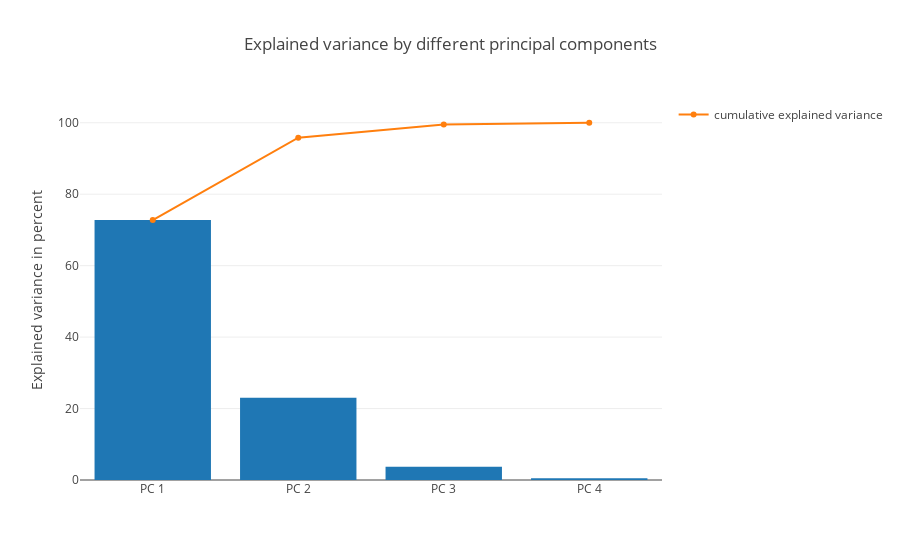

The cell this chart's notebook holds for it:
### Code cell
tot = sum(eig_vals)
var_exp = [(i / tot)*100 for i in sorted(eig_vals, reverse=True)]
cum_var_exp = np.cumsum(var_exp)

trace1 = Bar(
        x=['PC %s' %i for i in range(1,5)],
        y=var_exp,
        showlegend=False)

trace2 = Scatter(
        x=['PC %s' %i for i in range(1,5)], 
        y=cum_var_exp,
        name='cumulative explained variance')

data = Data([trace1, trace2])

layout=Layout(
        yaxis=YAxis(title='Explained variance in percent'),
        title='Explained variance by different principal components')

fig = Figure(data=data, layout=layout)
iplot(fig)

### Figure 1 — Plotly figure (JSON) as saved in the notebook; plotly's stock layout.template omitted (floating-point values rounded to 4 significant figures)
{"data": [{"showlegend": false, "type": "bar", "x": ["PC 1", "PC 2", "PC 3", "PC 4"], "y": [72.77, 23.03, 3.684, 0.5152]}, {"name": "cumulative explained variance", "type": "scatter", "x": ["PC 1", "PC 2", "PC 3", "PC 4"], "y": [72.77, 95.8, 99.48, 100]}], "layout": {"title": "Explained variance by different principal components", "yaxis": {"title": "Explained variance in percent"}}}
